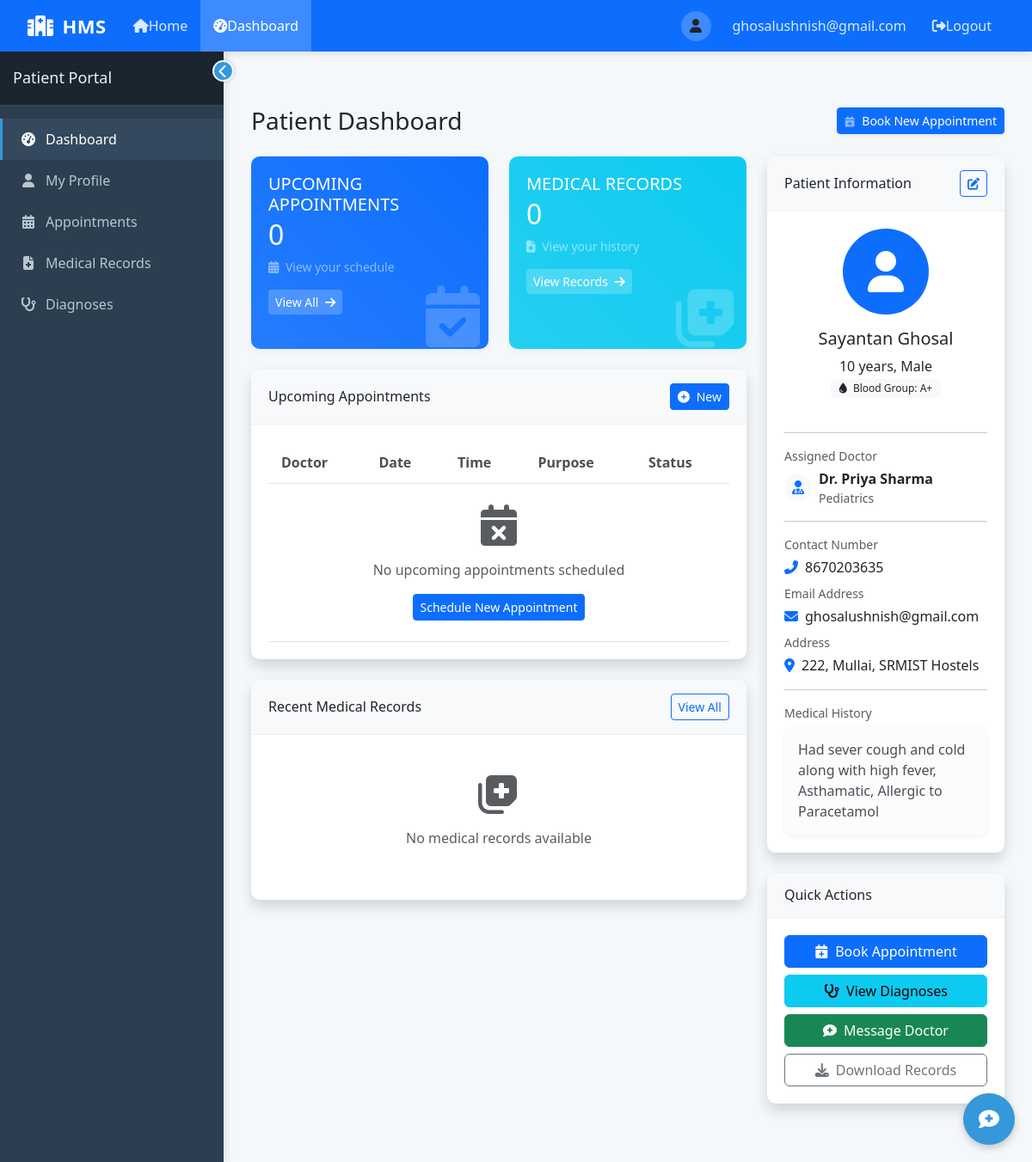
Page /dashboard (signed in) on the earlier database version.
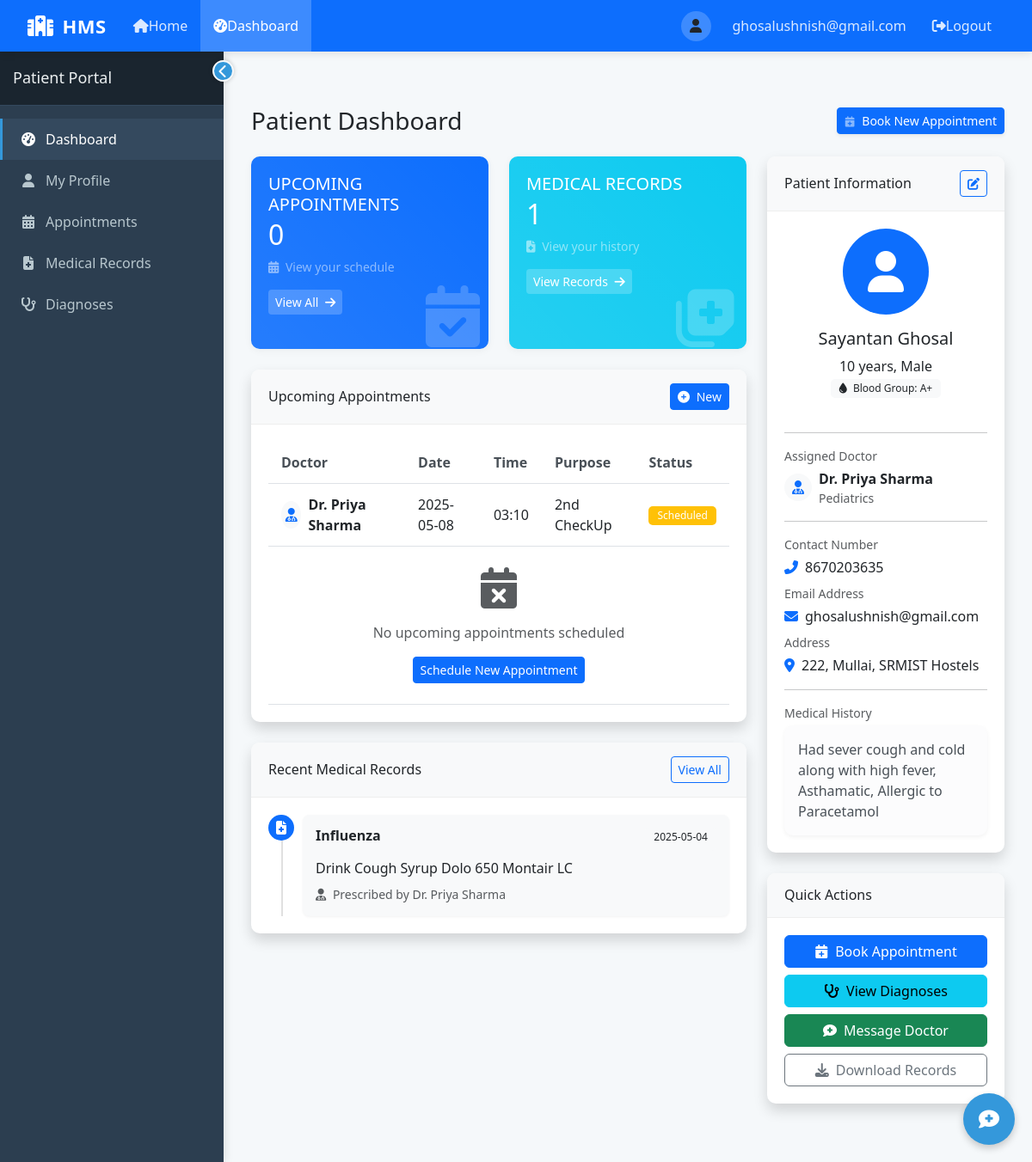
Same page on the later database version.
### tables this page shows
CREATE TABLE Appointment (
            AppointmentID INTEGER PRIMARY KEY AUTOINCREMENT,
            PatientID INTEGER NOT NULL,
            DoctorID INTEGER NOT NULL,
            Date DATE NOT NULL,
            Time TEXT NOT NULL,
            Status TEXT DEFAULT 'Scheduled' CHECK (Status IN ('Scheduled', 'Completed', 'Cancelled')),
            Purpose TEXT,
            FOREIGN KEY (PatientID) REFERENCES Patient(PatientID),
            FOREIGN KEY (DoctorID) REFERENCES Doctor(DoctorID)
        );

CREATE TABLE Doctor (
            DoctorID INTEGER PRIMARY KEY AUTOINCREMENT,
            Name TEXT NOT NULL,
            Specialisation TEXT NOT NULL,
            Username TEXT NOT NULL UNIQUE,
            Password TEXT NOT NULL,
            ContactNumber TEXT,
            Email TEXT,
            AddedByAdmin INTEGER,
            JoinDate DATE DEFAULT CURRENT_DATE,
            FOREIGN KEY (AddedByAdmin) REFERENCES Admin(AdminID)
        );

CREATE TABLE MedicalRecord (
            RecordID INTEGER PRIMARY KEY AUTOINCREMENT,
            PatientID INTEGER NOT NULL,
            Diagnosis TEXT NOT NULL,
            Treatment TEXT NOT NULL,
            PrescribedBy INTEGER NOT NULL,
            RecordDate DATE DEFAULT CURRENT_DATE,
            FOREIGN KEY (PatientID) REFERENCES Patient(PatientID),
            FOREIGN KEY (PrescribedBy) REFERENCES Doctor(DoctorID)
        );

### app.py (the view, shortened to what this page needs)
@app.route('/dashboard')
def dashboard():
    if 'user_id' not in session:
        return redirect(url_for('login'))
    user_type = session.get('user_type')
    user_id = session.get('user_id')
    current_date = datetime.now().strftime('%Y-%m-%d')  # Add this line to get current date
    conn = get_db_connection()
    if user_type == 'admin':
        doctors = conn.execute('SELECT * FROM Doctor').fetchall()
        patients = conn.execute('SELECT * FROM Patient').fetchall()
        appointments = conn.execute('''
        SELECT a.*, p.Name as PatientName, d.Name as DoctorName
        FROM Appointment a
        JOIN Patient p ON a.PatientID = p.PatientID
        JOIN Doctor d ON a.DoctorID = d.DoctorID
        ORDER BY a.Date, a.Time
        ''').fetchall()
        return render_template('admin_dashboard.html',
                              doctors=doctors,
                              patients=patients,
                              appointments=appointments,
                              current_date=current_date)  # Add current_date here
    elif user_type == 'patient':
        patient = conn.execute('SELECT * FROM Patient WHERE PatientID = ?', (user_id,)).fetchone()
        doctor = None
        if patient['AssignedDoctorID']:
            doctor = conn.execute('SELECT * FROM Doctor WHERE DoctorID = ?',
                                 (patient['AssignedDoctorID'],)).fetchone()
        appointments = conn.execute('''
        SELECT a.*, d.Name as DoctorName
        FROM Appointment a
        JOIN Doctor d ON a.DoctorID = d.DoctorID
        WHERE a.PatientID = ?
        ORDER BY a.Date DESC, a.Time
        ''', (user_id,)).fetchall()
        medical_records = conn.execute('''
        SELECT mr.*, d.Name as DoctorName
        FROM MedicalRecord mr
        JOIN Doctor d ON mr.PrescribedBy = d.DoctorID
        WHERE mr.PatientID = ?
        ORDER BY mr.RecordDate DESC
        ''', (user_id,)).fetchall()
        diagnoses = conn.execute('''
        SELECT diag.*, d.Name as DoctorName
        FROM Diagnosis diag
        JOIN Doctor d ON diag.DiagnosedBy = d.DoctorID
        WHERE diag.PatientID = ?
        ORDER BY diag.Date DESC
        ''', (user_id,)).fetchall()
        return render_template('patient_dashboard.html',
                              patient=patient,
                              doctor=doctor,
                              appointments=appointments,
                              medical_records=medical_records,
                              diagnoses=diagnoses,
                              current_date=current_date)  # Add current_date here
    conn.close()
    return redirect(url_for('index'))

### app.py (called while the page is built)
def get_db_connection():
    conn = sqlite3.connect(DB_PATH)
    conn.row_factory = sqlite3.Row
    return conn

### templates/patient_dashboard.html (shortened to what the changed rows need)
{% extends "layout.html" %}
{% block content %}
<div class="container-fluid py-4">
    <div class="d-sm-flex align-items-center justify-content-between mb-4">
        <h1 class="h3 mb-0 text-gray-800">Patient Dashboard</h1>
    </div>
    <div class="row">
        <div class="col-lg-8">
            <div class="row">
                                        {% set upcoming_count = 0 %}
                                        {% for app in appointments %}
                                            {% if app.Status == 'Scheduled' and app.Date >= current_date %}
                                                {% set upcoming_count = upcoming_count + 1 %}
                                            {% endif %}
                                        {% endfor %}
                <div class="col-xl-6 col-md-6 mb-4">
                    <div class="card stats-card bg-info h-100">
                        <div class="card-body">
                            <div class="row no-gutters align-items-center">
                                <div class="col">
                                    <h5 class="card-title text-uppercase mb-1">Medical Records</h5>
                                    <div class="h2 mb-0 font-weight-bold">
                                        {{ medical_records|length }}
                                    </div>
                                    <div class="mt-2 mb-0 text-white-50 small">
                                        <i class="fas fa-file-medical me-1"></i>
                                        <span>View your history</span>
                                    </div>
                                </div>
                            </div>
                        </div>
                    </div>
                </div>
            </div>
            <div class="card shadow mb-4">
                <div class="card-body">
                    <div class="table-responsive">
                        <table class="table table-hover">
                            <thead>
                                <tr>
                                    <th>Doctor</th>
                                    <th>Date</th>
                                    <th>Time</th>
                                    <th>Purpose</th>
                                    <th>Status</th>
                                </tr>
                            </thead>
                            <tbody>
                                {% set upcoming_found = false %}
                                {% set displayed_count = 0 %}
                                {% for appointment in appointments %}
                                    {% if appointment.Status == 'Scheduled' and appointment.Date >= current_date and displayed_count < 3 %}
                                        {% set upcoming_found = true %}
                                        {% set displayed_count = displayed_count + 1 %}
                                        <tr>
                                            <td>
                                                <div class="d-flex align-items-center">
                                                    <div class="avatar rounded-circle bg-light me-2 d-flex align-items-center justify-content-center" style="width: 32px; height: 32px;">
                                                        <i class="fas fa-user-md text-primary"></i>
                                                    </div>
                                                    <div>
                                                        <div class="fw-bold">{{ appointment.DoctorName }}</div>
                                                    </div>
                                                </div>
                                            </td>
                                            <td>{{ appointment.Date }}</td>
                                            <td>{{ appointment.Time }}</td>
                                            <td>{{ appointment.Purpose if appointment.Purpose else 'Regular checkup' }}</td>
                                            <td>
                                                <span class="badge bg-warning">{{ appointment.Status }}</span>
                                            </td>
                                        </tr>
                                    {% endif %}
                                {% endfor %}
                            </tbody>
                        </table>
                    </div>
                </div>
            </div>
            <div class="card shadow mb-4">
                <div class="card-body">
                    {% if medical_records %}
                        <div class="timeline-container">
                            {% set records_count = namespace(value=0) %}
                            {% for record in medical_records %}
                                {% if records_count.value < 3 %}
                                    <div class="timeline-item">
                                        <div class="timeline-marker bg-primary">
                                            <i class="fas fa-file-medical"></i>
                                        </div>
                                        <div class="timeline-content">
                                            <div class="d-flex justify-content-between mb-2">
                                                <h6 class="fw-bold">{{ record.Diagnosis }}</h6>
                                                <span class="badge bg-light text-dark">{{ record.RecordDate }}</span>
                                            </div>
                                            <p class="mb-2">{{ record.Treatment }}</p>
                                            <div class="small text-muted">
                                                <i class="fas fa-user-md me-1"></i> Prescribed by {{ record.DoctorName }}
                                            </div>
                                        </div>
                                    </div>
                                    {% set records_count.value = records_count.value + 1 %}
                                {% endif %}
                            {% endfor %}
                        </div>
                    {% else %}
                        <div class="text-center py-4">
                            <div class="text-muted">
                                <i class="fas fa-notes-medical fa-3x mb-3"></i>
                                <p>No medical records available</p>
                            </div>
                        </div>
                    {% endif %}
                </div>
            </div>
        </div>
    </div>
</div>
{% endblock %}

Differences in the rows shown:
added Appointment: DoctorName "Dr. Priya Sharma", Date "2025-05-08", Time "03:10", Purpose "2nd CheckUp", Status "Scheduled"
added MedicalRecord: Diagnosis "Influenza", RecordDate "2025-05-04", Treatment "Drink Cough Syrup Dolo 650 Montair LC", DoctorName "Dr. Priya Sharma"
Other differences:
{{ medical_records|length }}: "0" → "1"
text no longer shown: "No medical records available"
